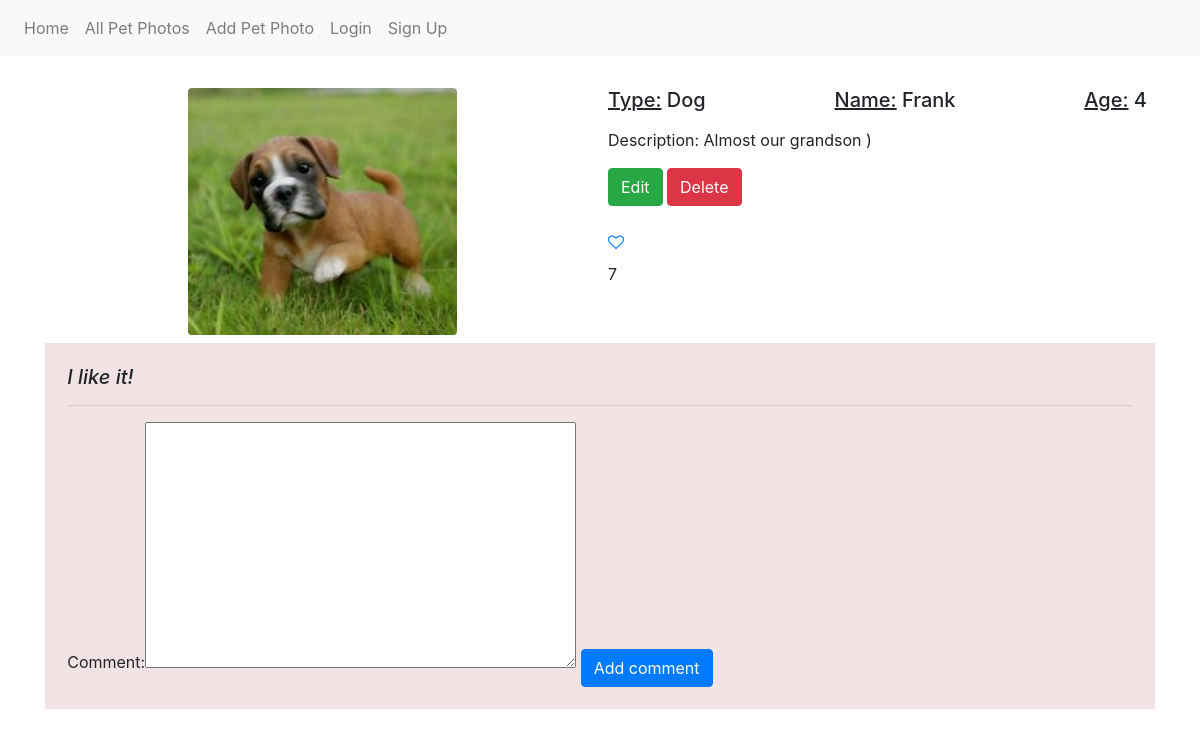
The app's page /pets/details/2/, older data.
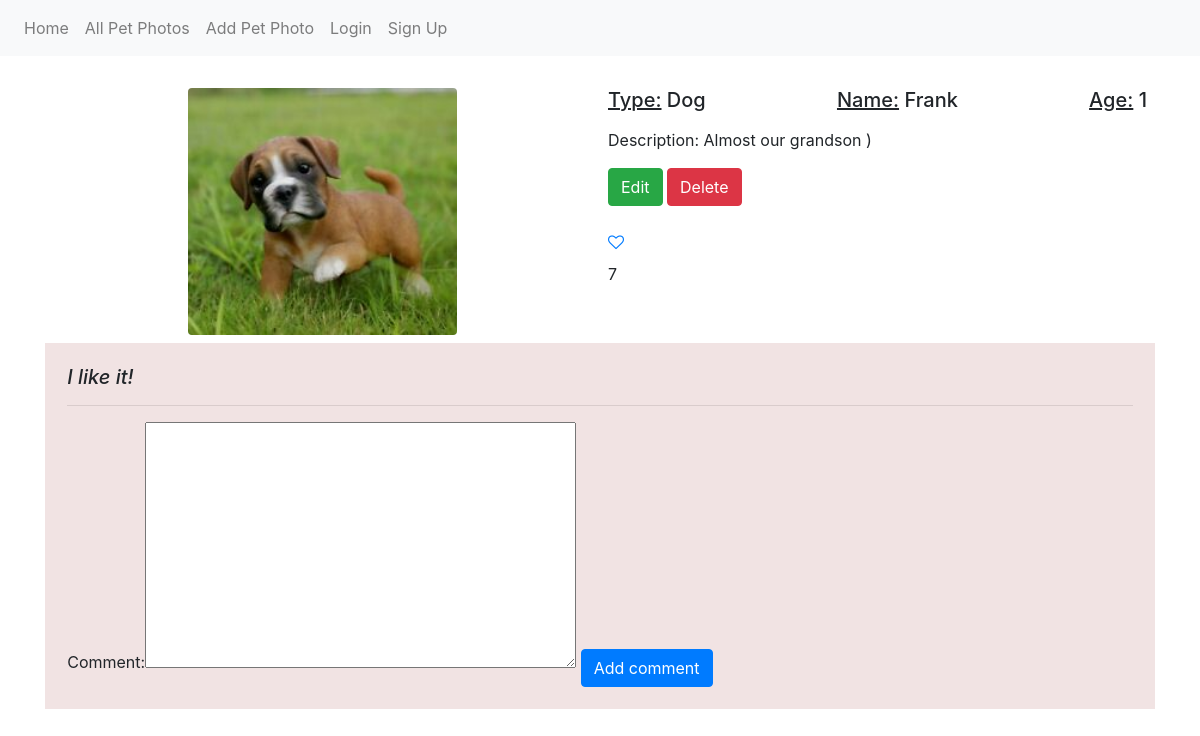
The same page, newer data.
### pets/models.py (models this page shows, shortened)
class Pet(models.Model):
    PET_TYPES = (
        ('Dog', 'dog'),
        ('Cat', 'cat'),
        ('Parrot', 'parrot'),
        ('UNKNOWN', 'unknown'),
    )
    type = models.CharField(max_length=7, choices=PET_TYPES, default='UNKNOWN')
    name = models.CharField(max_length=6, blank=False)
    age = models.IntegerField(blank=False)
    description = models.TextField(blank=False)
    image = models.ImageField(upload_to='images')
    class Meta:
        ordering = ['id']

### common/models.py (models this page shows)
class Comment(models.Model):
    pet = models.ForeignKey(Pet, on_delete=models.CASCADE)
    comment = models.TextField(blank=False)
    def __str__(self):
        return self.comment

### pets/views.py (the view, shortened to what this page needs)
def show_pets_details_and_commits(request, pk):
    pet = Pet.objects.get(pk=pk)
    context = {"pet": pet, "comment": CommentForm()}
    return render(request, 'pets/pet_detail.html', context)

### common/forms.py
class CommentForm(forms.ModelForm):
    class Meta:
        model = Comment
        fields = ('comment',)

### templates/pets/pet_detail.html (shortened to what this page needs)
{% extends 'landing_page.html' %}
{% load static %}
{% block container %}
    <div class="container">
        <div class="d-flex">
            <div class="d-inline p-2 w-50">
                <img src="{{ pet.image.url }}" class="w-50 rounded mx-auto d-block">
            </div>
            <div class="d-inline p-2 w-50">
                <div class="d-flex justify-content-between">
                    <h5><u>Type:</u> {{ pet.type }}</h5>
                    <h5><u>Name:</u> {{ pet.name }}</h5>
                    <h5><u>Age:</u> {{ pet.age }}</h5>
                </div>
                <p class="mt-2">Description: {{ pet.description }}</p>
                <div>
                    <a href="{% url 'pets_edit' pet.pk %}" class="btn btn-success">Edit</a>
                    <a href="{% url 'pet_delete' pet.pk %}" class="btn btn-danger">Delete</a>
                </div>
                <br>
				<a href="{% url 'like pet' pet.id %}"><i class="fa fa-heart-o" aria-hidden="true"></i></a>
                <p class="mt-2">{{ pet.like_set.count }}</p>
            </div>
         </div>
        <div class="d-block" style="background-color: #f1e3e3; padding:2%">
            {% if pet.comment_set.count > 0 %}
                {% for comment in pet.comment_set.all %}
                <div class="box">
                    <h5><em>{{ comment }}</em></h5>
                    <hr>
                </div>
                {% endfor %}
            {% else %}
                <div class="box">
                    <h3>There are no comments for this pet. </h3>
                </div>
            {% endif %}
            <div class="box">
                <form method="post" action="{% url 'pet details' pet.pk %}">
                    {{ comment }}
                    <button class="btn btn-primary mt-2" type="submit">Add comment</button>
                </form>
            </div>
        </div>
    </div>
{% endblock container %}

### templates/landing_page.html (shortened to what this page needs)
<!DOCTYPE html>
<html lang="en">
   <head>
      <link rel="stylesheet" href="https://stackpath.bootstrapcdn.com/bootstrap/4.3.1/css/bootstrap.min.css">
      <link rel="stylesheet" href="https://stackpath.bootstrapcdn.com/font-awesome/4.7.0/css/font-awesome.min.css">
   </head>
   <body>
      <nav class="navbar navbar-expand-lg navbar-light bg-light" style="margin-bottom:2%">
         <div class="collapse navbar-collapse" id="navbarNavDropdown">
            <ul class="navbar-nav">
               <a class="nav-link" href="/">Home</a>
               <li class="nav-item">
                  <a class="nav-link" href="{% url 'list pets' %}">All Pet Photos</a>
               </li>
               <li class="nav-item">
                  <a class="nav-link" href="{% url 'pet_create' %}">Add Pet Photo</a>
               </li>
               <li class="nav-item">
                  <a class="nav-link" href="#">Login</a>
               </li>
               <li class="nav-item">
                  <a class="nav-link" href="#">Sign Up</a>
               </li>
            </ul>
         </div>
      </nav>
      {% block container %}
      {% endblock container %}
   </body>
   </body>
</html>

Row changes from the older to the newer data that the page shows:
changed Pet "Dog": age "4" → "1"
